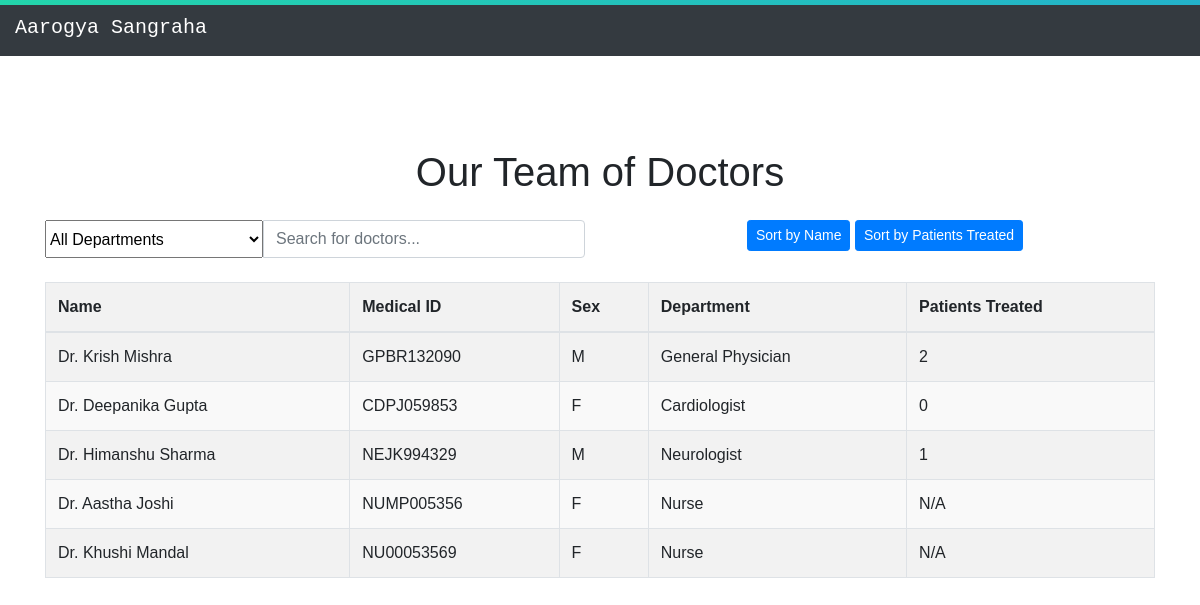
/treatment/hospital_medpraclist/0000526492, run on the app's committed database.
### treatment/models.py (models this page shows, shortened)
class MedicalPractitioner(models.Model):
    user=models.OneToOneField(User,on_delete=models.CASCADE)
    medicalID = models.CharField(max_length=10,primary_key=True)
    sex = models.CharField(max_length=1,choices=sex_c,default=None)
    date_of_birth = models.DateField()
    hospitalID = models.ForeignKey(Hospital,on_delete=models.SET_NULL,null=True,blank=True,to_field='hospitalID')
    department = models.CharField(max_length=50,choices=departments,default=None)
    status = models.CharField(max_length=21, choices=(
        ('Authorized','Authorized'),
        ('Suspended','Suspended'),
        ('Permanently Suspended','Permanently Suspended')
    ), default='Authorized')

### treatment/views.py (the view)
# urls.py: path('hospital_medpraclist/<str:hospitalID>', views.hospital_medpraclist, name='hospital_medpraclist'),
def hospital_medpraclist(request, hospitalID):
    medical_practitioners = models.MedicalPractitioner.objects.filter(
        hospitalID=hospitalID
    ).annotate(
        patients_treated=Count('treatment')
    )
    return render(request, 'treatment/hospital_medPrac.html', {'medical_practitioners': medical_practitioners})

### treatment/templates/treatment/hospital_medPrac.html (shortened to what this page needs)
{% load static %}
<!DOCTYPE html>
<html lang="en">
<head>
  <link k rel="stylesheet" href="https://cdn.jsdelivr.net/npm/bootstrap@4.6.1/dist/css/bootstrap.min.css">
  <link rel="stylesheet" href="https://cdnjs.cloudflare.com/ajax/libs/font-awesome/5.10.2/css/all.css">
  <link rel="stylesheet" href="{% static 'treatment/css/hospital_medPrac.css' %}">
  <link rel="stylesheet" href="https://cdnjs.cloudflare.com/ajax/libs/font-awesome/5.15.3/css/all.min.css">
</head>
<body>
  <div class="grad-bar"></div>
  <nav class="navbar navbar-expand-lg navbar-dark bg-dark">
    <a class="navbar-brand" href="{% url 'home' %}">Aarogya Sangraha</a>
  </nav>
  <div class="container my-5">
    <h1 class="text-center mb-4">Our Team of Doctors</h1>
    <div class="row mb-4">
      <div class="col-md-6">
        <div class="input-group">
          <select class="form-select" id="departmentFilter" onchange="filterAndSearchFunction()">
            <option value="">All Departments</option>
          </select>
          <input type="text" class="form-control" id="doctorSearch" onkeyup="filterAndSearchFunction()" placeholder="Search for doctors...">
        </div>
      </div>
      <div class="col-md-6 text-end">
        <button class="btn btn-primary btn-sm" onclick="sortTable(0)">Sort by Name</button>
        <button class="btn btn-primary btn-sm" onclick="sortTable(4)">Sort by Patients Treated</button>
      </div>
    </div>
    <div class="table-responsive table-container">
      <table class="table table-striped table-bordered" id="doctorTable">
        <thead>
          <tr>
            <th>Name</th>
            <th>Medical ID</th>
            <th>Sex</th>
            <th>Department</th>
            <th>Patients Treated</th>
          </tr>
        </thead>
        <tbody id="doctorData">
          {% for medical_practitioner in medical_practitioners %}
          <tr>
            <td>Dr. {{ medical_practitioner.user.first_name }} {{ medical_practitioner.user.last_name }}</td>
            <td>{{ medical_practitioner.medicalID }}</td>
            <td>{{ medical_practitioner.sex }}</td>
            <td>{{ medical_practitioner.department }}</td>
            {% if medical_practitioner.department == 'Nurse' %}
            <td>N/A</td>
            {% else %}
            <td>{{ medical_practitioner.patients_treated }}</td>
            {% endif %}
          </tr>
          {% endfor %}
        </tbody>
      </table>
    </div>
  </div>
</body>
</html>

### treatment/static/treatment/css/hospital_medPrac.css (style rules this page uses)
body { font-family: 'Poppins', sans-serif, Arial; text-align: center; margin: 0; padding-top: 100px; }
* { margin: 0; padding: 0; }
.navbar { font-family: "Space Mono", monospace; padding-right: 10px; padding-left: 15px; display: -webkit-box; display: -ms-flexbox; display: flex; -webkit-box-pack: justify; -ms-flex-pack: justify; justify-content: space-between; -webkit-box-align: center; -ms-flex-align: center; align-items: center; position: fixed; top: 0; width: 100%; z-index: 1000; }
.grad-bar { width: 100%; height: 5px; z-index: 1001; background: -webkit-linear-gradient(-45deg, #EE7752, #E73C7E, #23A6D5, #23D5AB); background: linear-gradient(-45deg, #EE7752, #E73C7E, #23A6D5, #23D5AB); background-size: 400% 400%; -webkit-animation: gradbar 7.5s ease infinite; -moz-animation: gradbar 7.5s ease infinite; -o-animation: gradbar 7.5s ease infinite; animation: gradbar 7.5s ease infinite; position: fixed; top: 0; }
h1 { text-align: center; }
table { width: 100%; border-collapse: collapse; }
th, td { padding: 1rem; text-align: left; }
th { background-color: #f2f2f2; border-bottom: 2px solid #ddd; }
tr { border-top: 1px solid #ddd; }
tr:nth-child(even) { background-color: #f9f9f9; }

### treatment/templates/treatment/hospital_medPrac.html (style rules this page uses)
.table-container { max-height: 500px; overflow-y: auto; }

### data on the page
MedicalPractitioner: user.first_name "Krish", user.last_name "Mishra", medicalID "GPBR132090", sex "M", department "General Physician", patients_treated "2"
MedicalPractitioner: user.first_name "Deepanika", user.last_name "Gupta", medicalID "CDPJ059853", sex "F", department "Cardiologist", patients_treated "0"
MedicalPractitioner: user.first_name "Himanshu", user.last_name "Sharma", medicalID "NEJK994329", sex "M", department "Neurologist", patients_treated "1"
MedicalPractitioner: user.first_name "Aastha", user.last_name "Joshi", medicalID "NUMP005356", sex "F", department "Nurse", shows "N/A"
MedicalPractitioner: user.first_name "Khushi", user.last_name "Mandal", medicalID "NU00053569", sex "F", department "Nurse", shows "N/A"
